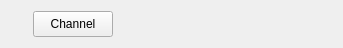
<?xml version="1.0" encoding="UTF-8"?>
<ui version="4.0">
 <class>ChannelWidget</class>
 <widget class="QWidget" name="ChannelWidget">
  <property name="geometry">
   <rect>
    <x>0</x>
    <y>0</y>
    <width>343</width>
    <height>48</height>
   </rect>
  </property>
  <property name="minimumSize">
   <size>
    <width>0</width>
    <height>48</height>
   </size>
  </property>
  <property name="maximumSize">
   <size>
    <width>16777215</width>
    <height>16777215</height>
   </size>
  </property>
  <property name="windowTitle">
   <string>Form</string>
  </property>
  <layout class="QHBoxLayout" name="horizontalLayout">
   <item>
    <widget class="LED" name="led" native="true">
     <property name="minimumSize">
      <size>
       <width>16</width>
       <height>16</height>
      </size>
     </property>
     <property name="maximumSize">
      <size>
       <width>16</width>
       <height>16</height>
      </size>
     </property>
     <property name="sizeIncrement">
      <size>
       <width>0</width>
       <height>0</height>
      </size>
     </property>
    </widget>
   </item>
   <item>
    <widget class="QPushButton" name="pushButton">
     <property name="sizePolicy">
      <sizepolicy hsizetype="Preferred" vsizetype="Preferred">
       <horstretch>0</horstretch>
       <verstretch>0</verstretch>
      </sizepolicy>
     </property>
     <property name="minimumSize">
      <size>
       <width>0</width>
       <height>0</height>
      </size>
     </property>
     <property name="maximumSize">
      <size>
       <width>90</width>
       <height>16777215</height>
      </size>
     </property>
     <property name="contextMenuPolicy">
      <enum>Qt::CustomContextMenu</enum>
     </property>
     <property name="text">
      <string>Channel</string>
     </property>
     <property name="checkable">
      <bool>true</bool>
     </property>
    </widget>
   </item>
   <item>
    <widget class="RectLED" name="rectLed" native="true"/>
   </item>
   <item>
    <widget class="QStackedWidget" name="stackedWidget">
     <property name="currentIndex">
      <number>0</number>
     </property>
     <widget class="QWidget" name="page">
      <layout class="QGridLayout" name="gridLayout">
       <property name="leftMargin">
        <number>0</number>
       </property>
       <property name="topMargin">
        <number>0</number>
       </property>
       <property name="rightMargin">
        <number>0</number>
       </property>
       <property name="bottomMargin">
        <number>0</number>
       </property>
       <item row="0" column="0">
        <widget class="StepSequencerWidget" name="stepSequencer" native="true"/>
       </item>
      </layout>
     </widget>
     <widget class="QWidget" name="page_2">
      <layout class="QGridLayout" name="gridLayout_2">
       <property name="leftMargin">
        <number>0</number>
       </property>
       <property name="topMargin">
        <number>0</number>
       </property>
       <property name="rightMargin">
        <number>0</number>
       </property>
       <property name="bottomMargin">
        <number>0</number>
       </property>
       <item row="0" column="0">
        <widget class="PRDisplayWidget" name="prDisplay" native="true"/>
       </item>
      </layout>
     </widget>
    </widget>
   </item>
  </layout>
 </widget>
 <customwidgets>
  <customwidget>
   <class>RectLED</class>
   <extends>QWidget</extends>
   <header>channelswidget/rectled.h</header>
   <container>1</container>
  </customwidget>
  <customwidget>
   <class>LED</class>
   <extends>QWidget</extends>
   <header>channelswidget/led.h</header>
   <container>1</container>
  </customwidget>
  <customwidget>
   <class>StepSequencerWidget</class>
   <extends>QWidget</extends>
   <header>channelswidget/stepsequencerwidget.h</header>
   <container>1</container>
  </customwidget>
  <customwidget>
   <class>PRDisplayWidget</class>
   <extends>QWidget</extends>
   <header>channelswidget/prdisplaywidget.h</header>
   <container>1</container>
  </customwidget>
 </customwidgets>
 <resources/>
 <connections/>
</ui>
